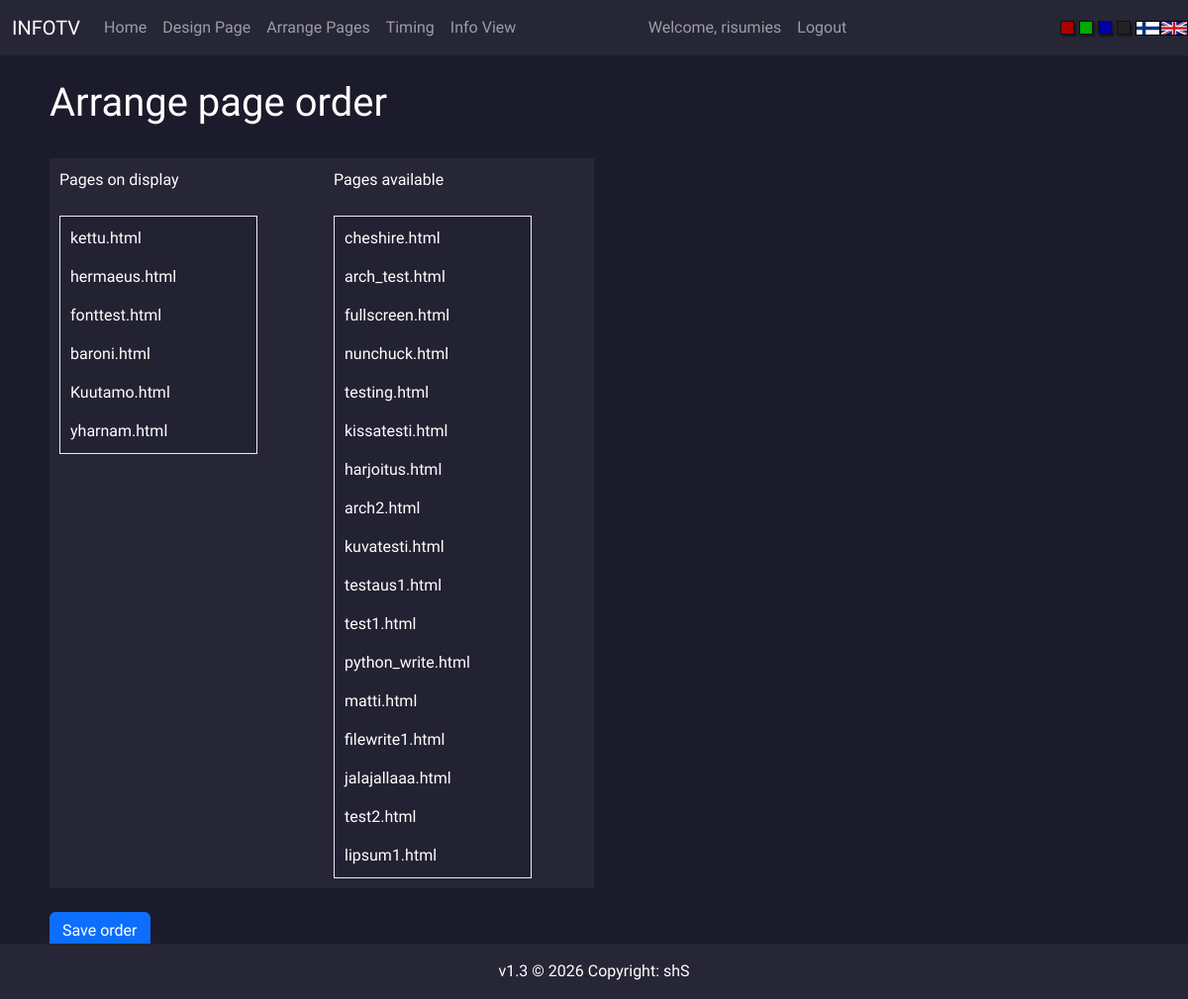
The app's page /arrange (signed in) with its own data.
### FlaskTV/models.py (models this page shows, shortened)
class User(db.Model, UserMixin):
    id = db.Column(db.Integer(), primary_key=True)
    username = db.Column(db.String(length=30), nullable=False, unique=True)
    email_address = db.Column(db.String(length=50), nullable=False, unique=True)
    password_hash = db.Column(db.String(length=60), nullable=False)
    modified_pages = db.relationship('Page', backref='owned_user', lazy=True)
    @property
    def password(self):
        return self.password

class Page(db.Model):
    id = db.Column(db.Integer(), primary_key=True)
    name = db.Column(db.String(length=255), nullable=False)
    file = db.Column(db.String(length=255), nullable=False)
    time = db.Column(db.Integer(), nullable=False)
    owner = db.Column(db.Integer(), db.ForeignKey('user.id'), nullable=False)
    enabled = db.Column(db.Boolean(), nullable=False)

### FlaskTV/routes.py (the view, shortened to what this page needs)
@app.route('/arrange', methods=['GET', 'POST'])
@login_required
def arrange_page():
    do_pages_exist()
    get_lang_prefix()
    arrangeform = langs.FORMS[langs.PREFIX]['arrangeform']()
    pages = Page.query.all()
    enabled = Page.query.filter_by(enabled=1).all()
    disabled = Page.query.filter_by(enabled=0).all()
    right_pane = []
    path = 'FlaskTV/templates/info_pages'
    files = os.listdir(path)
    for page in pages:
        if page.file in files:
            files.remove(page.file)
    for i in range(0, len(disabled)):
        right_pane.append(disabled[i].file)
    right_pane.extend(files)
    return render_template(f'{langs.PREFIX}/arrange.html', pages=enabled, files=right_pane, arrangeform=arrangeform)

### FlaskTV/models.py (called while the page is built)
@login_manager.user_loader
def load_user(user_id):
    return User.query.get(int(user_id))

### FlaskTV/routes.py (called while the page is built, shortened)
def do_pages_exist():
    pages = Page.query.all()
    path = os.path.join(os.getcwd(), 'FlaskTV', 'templates', 'info_pages')
    files = os.listdir(path)
    modified = False
    for page in pages:
        if page.file not in files:
            pages.remove(page)
            modified = True
    return True

def get_lang_prefix():
    lang_prefix = 'en'
    if request.cookies.get('lang') == 'fi':
        lang_prefix = 'fi'
    langs.PREFIX = lang_prefix
    return lang_prefix

### FlaskTV/templates/en/arrange.html (shortened to what this page needs)
{% extends 'base.html' %}
{% block content %}
<h1>Arrange page order</h1>
<br />
<form method="POST">
<div class="container s-accent w-50" style="margin:0px; padding:10px;">
    <div class="row">
        <div class="col">
            Pages on display
        </div>
        <div class="col">
            Pages available
        </div>
    </div>
    <br />
    <div class="row">
        <div class="col">
            <ul id="sortable1" class="connectedSortable s-lighten">
            {% for page in pages %}
                <li id="{{ page.file }}">{{ page.file }}</li>
            {% endfor %}
            </ul>
        </div>
        <div class="col">
            <ul id="sortable2" class="connectedSortable s-lighten">
            {% for index in range(files | length) %}
                <li id="{{ files[index] }}">{{ files[index] }}</li>
            {% endfor %}
            </ul>
        </div>
    </div>
</div>
<br />
<button type="button" class="btn btn-primary" id="go" data-bs-toggle="modal" data-bs-target="#Modal-ArrangeConfirm-2">Save order</button>
</form>
{% endblock %}

### FlaskTV/templates/en/nav.html (shortened to what this page needs)
{% if request.cookies.get("theme") == "white" %}
<nav class="navbar navbar-expand-md navbar-light s-accent">
{% else %}
<nav class="navbar navbar-expand-md navbar-dark s-accent">
{% endif %}
      <div class="container-fluid">
      <a class="navbar-brand" href="#">INFOTV</a>
      <div class="navbar-collapse multi-collapse collapse w-100" id="navbarNav">
        <ul class="navbar-nav mr-auto">
            <li class="nav-item active">
                <a class="nav-link" href="{{ url_for('home_page') }}">Home</a>
            </li>
            <li class="nav-item">
                <a class="nav-link" href="{{ url_for('design_page') }}">Design Page</a>
            </li>
            <li class="nav-item">
                <a class="nav-link" href="{{ url_for('arrange_page') }}">Arrange Pages</a>
            </li>
            <li class="nav-item">
                <a class="nav-link" href="{{ url_for('timing_page') }}">Timing</a>
            </li>
            <li class="nav-item">
                <a class="nav-link" href="{{ url_for('view_page') }}">Info View</a>
            </li>
        </ul>
        </div>
        {% if current_user.is_authenticated %}
        <div class="w-75 navbar-collapse multi-collapse collapse" id="navbarCred">
        <ul class="navbar-nav ml-auto">
            <li class="nav-item">
                <a class="nav-link" href="{{ url_for('profile_page') }}">Welcome, {{ current_user.username }}</a>
            </li>
            <li class="nav-item">
                <a class="nav-link" href="{{ url_for('logout_page') }}">Logout</a>
            </li>
        </ul>
      </div>
        {% endif %}
    </div>
    <div class="s-row">
        <a href="/set/red"><div class="s-square s-red"></div></a>
        <a href="/set/green"><div class="s-square s-green"></div></a>
        <a href="/set/blue"><div class="s-square s-blue"></div></a>
        <a href="/set/black"><div class="s-square s-black"></div></a>
        <a href="/lang/fi">
        <div class="f-fin-box">
            <div class="f-fin"></div>
        </div></a>
        <a href="/lang/en">
        <div class="f-en-box">
            <div class="f-en"></div>
        </div></a>
    </div>
    </nav>

### FlaskTV/static/base.css (style rules this page uses)
body { font-family: 'Raleway', sans-serif; font-size: 1.0em; }
.s-row { display: flex; justify-items: flex-start; }
.s-square { height: 14px; width: 14px; border: 1px solid #111; box-shadow: 2px 2px 2px 0px rgba(0, 0, 0, 0.4); margin-right: 5px; }
.s-red { background-color: #a00; }
.s-green { background-color: #0a0; }
.s-blue { background-color: #00a; }
.s-black { background-color: #222; }
.f-fin { width: 100%; height: 100%; background-size: contain; }
.f-en { width: 100%; height: 100%; background-size: contain; }
.f-fin-box { width: 25px; height:15px; border: 1px solid #000; }
.f-en-box { width: 28px; height:15px; border: 1px solid #000; }
#sortable1, #sortable2 { border: 1px solid #eee; width: 200px; min-height: 20px; list-style-type: none; margin: 0; padding: 5px 0 0 0; float: left; margin-right: 10px; cursor: grab !important; }
#sortable1 li, #sortable2 li { margin: 0 5px 5px 5px; padding: 5px; width: 200px; }

### FlaskTV/static/blue.css (style rules this page uses)
body { background-color: #1b1b2b; color: #fff; position: relative; }
.s-accent { color: #fff; background-color: #262636; }
.s-lighten { color: #fff; background-color: #222233; }

### records on screen
User: username "risumies"
Page: file "kettu.html"
Page: file "hermaeus.html"
Page: file "fonttest.html"
Page: file "baroni.html"
Page: file "Kuutamo.html"
Page: file "yharnam.html"
Page: file "cheshire.html"
Page: file "arch_test.html"
Page: file "fullscreen.html"
Page: file "nunchuck.html"

### other values on screen
{{ files[index] }} "testing.html" "kissatesti.html" "harjoitus.html" "arch2.html" "kuvatesti.html" "testaus1.html" "test1.html" "python_write.html" "matti.html" "filewrite1.html" "jalajallaaa.html" "test2.html" "lipsum1.html"
